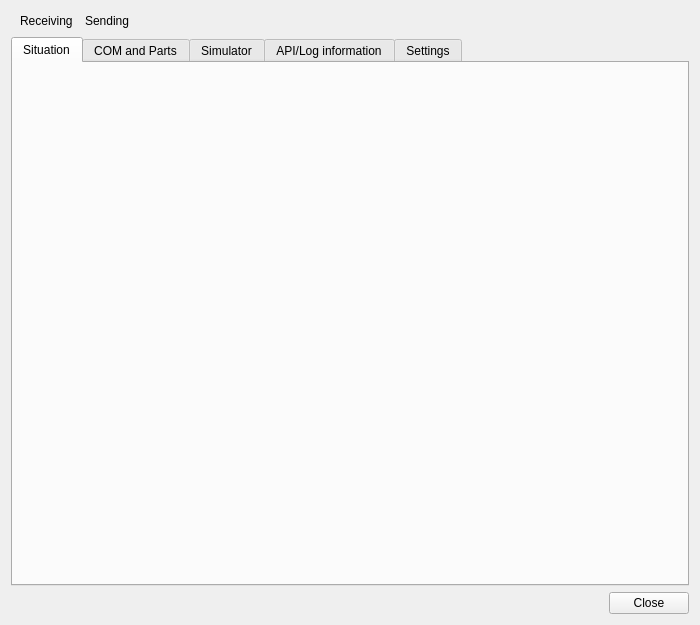
<?xml version="1.0" encoding="UTF-8"?>
<ui version="4.0">
 <class>CSimulatorEmulatedMonitorDialog</class>
 <widget class="QDialog" name="CSimulatorEmulatedMonitorDialog">
  <property name="geometry">
   <rect>
    <x>0</x>
    <y>0</y>
    <width>700</width>
    <height>625</height>
   </rect>
  </property>
  <property name="minimumSize">
   <size>
    <width>650</width>
    <height>625</height>
   </size>
  </property>
  <property name="windowTitle">
   <string>Emulated simulator monitor</string>
  </property>
  <layout class="QVBoxLayout" name="vl_Settings">
   <item>
    <widget class="QFrame" name="fr_LedHeader">
     <layout class="QHBoxLayout" name="hl_LedHeader">
      <property name="topMargin">
       <number>0</number>
      </property>
      <property name="bottomMargin">
       <number>0</number>
      </property>
      <item>
       <widget class="QLabel" name="lbl_Receiving">
        <property name="text">
         <string>Receiving</string>
        </property>
       </widget>
      </item>
      <item>
       <widget class="BlackGui::CLedWidget" name="led_Receiving" native="true"/>
      </item>
      <item>
       <widget class="QLabel" name="lbl_Sending">
        <property name="text">
         <string>Sending</string>
        </property>
       </widget>
      </item>
      <item>
       <widget class="BlackGui::CLedWidget" name="led_Sending" native="true"/>
      </item>
      <item>
       <spacer name="hs_LedHeader">
        <property name="orientation">
         <enum>Qt::Horizontal</enum>
        </property>
        <property name="sizeHint" stdset="0">
         <size>
          <width>40</width>
          <height>20</height>
         </size>
        </property>
       </spacer>
      </item>
     </layout>
    </widget>
   </item>
   <item>
    <widget class="QTabWidget" name="tw_SwiftMonitorDialog">
     <property name="currentIndex">
      <number>0</number>
     </property>
     <widget class="QWidget" name="tb_AircraftSituation">
      <attribute name="title">
       <string>Situation</string>
      </attribute>
      <layout class="QVBoxLayout" name="vl_Situation">
       <property name="leftMargin">
        <number>6</number>
       </property>
       <property name="topMargin">
        <number>6</number>
       </property>
       <property name="rightMargin">
        <number>6</number>
       </property>
       <property name="bottomMargin">
        <number>6</number>
       </property>
       <item alignment="Qt::AlignTop">
        <widget class="BlackGui::Editors::CSituationForm" name="editor_Situation">
         <property name="minimumSize">
          <size>
           <width>0</width>
           <height>100</height>
          </size>
         </property>
        </widget>
       </item>
      </layout>
     </widget>
     <widget class="QWidget" name="tb_ComParts">
      <attribute name="title">
       <string>COM and Parts</string>
      </attribute>
      <layout class="QGridLayout" name="gl_ComParts">
       <item row="2" column="0">
        <spacer name="vs_Com">
         <property name="orientation">
          <enum>Qt::Vertical</enum>
         </property>
         <property name="sizeHint" stdset="0">
          <size>
           <width>20</width>
           <height>40</height>
          </size>
         </property>
        </spacer>
       </item>
       <item row="0" column="0">
        <widget class="QGroupBox" name="gb_Com">
         <property name="title">
          <string>COM</string>
         </property>
         <layout class="QVBoxLayout" name="verticalLayout_4">
          <item>
           <widget class="BlackGui::Editors::CCockpitComForm" name="editor_Com">
            <property name="minimumSize">
             <size>
              <width>0</width>
              <height>75</height>
             </size>
            </property>
           </widget>
          </item>
         </layout>
        </widget>
       </item>
       <item row="0" column="1" rowspan="3">
        <widget class="QGroupBox" name="gb_Parts">
         <property name="title">
          <string>Parts</string>
         </property>
         <layout class="QVBoxLayout" name="vl_GroupBoxParts">
          <item>
           <widget class="BlackGui::Editors::CAircraftPartsForm" name="editor_AircraftParts">
            <property name="minimumSize">
             <size>
              <width>0</width>
              <height>125</height>
             </size>
            </property>
           </widget>
          </item>
         </layout>
        </widget>
       </item>
       <item row="1" column="0">
        <widget class="BlackGui::Components::CCockpitComTransmissionComponent" name="comp_ComTransmissions">
         <property name="minimumSize">
          <size>
           <width>0</width>
           <height>50</height>
          </size>
         </property>
        </widget>
       </item>
      </layout>
     </widget>
     <widget class="QWidget" name="tb_Simulator">
      <attribute name="title">
       <string>Simulator</string>
      </attribute>
      <layout class="QVBoxLayout" name="vl_Simulator">
       <item>
        <widget class="QGroupBox" name="gb_General">
         <property name="title">
          <string>General</string>
         </property>
         <layout class="QFormLayout" name="fl_General">
          <item row="0" column="0">
           <widget class="QLabel" name="lbl_SimulatorPlugin">
            <property name="text">
             <string>Simulator plugin:</string>
            </property>
           </widget>
          </item>
          <item row="0" column="1">
           <widget class="QLineEdit" name="le_SimulatorPlugin">
            <property name="readOnly">
             <bool>true</bool>
            </property>
           </widget>
          </item>
          <item row="1" column="0">
           <widget class="QLabel" name="lbl_Simulator">
            <property name="text">
             <string>Simulator:</string>
            </property>
           </widget>
          </item>
          <item row="1" column="1">
           <widget class="QLineEdit" name="le_Simulator">
            <property name="readOnly">
             <bool>true</bool>
            </property>
           </widget>
          </item>
          <item row="2" column="0">
           <widget class="QLabel" name="lbl_Status">
            <property name="text">
             <string>Status</string>
            </property>
           </widget>
          </item>
          <item row="2" column="1">
           <widget class="QFrame" name="fr_Status">
            <property name="frameShape">
             <enum>QFrame::StyledPanel</enum>
            </property>
            <property name="frameShadow">
             <enum>QFrame::Raised</enum>
            </property>
            <layout class="QHBoxLayout" name="hl_SimulatorStatus">
             <property name="leftMargin">
              <number>0</number>
             </property>
             <property name="topMargin">
              <number>0</number>
             </property>
             <property name="rightMargin">
              <number>0</number>
             </property>
             <property name="bottomMargin">
              <number>0</number>
             </property>
             <item>
              <widget class="QCheckBox" name="cb_Connected">
               <property name="text">
                <string>simulator connected?</string>
               </property>
              </widget>
             </item>
             <item>
              <widget class="QCheckBox" name="cb_Simulating">
               <property name="text">
                <string>simulator simulating?</string>
               </property>
              </widget>
             </item>
             <item>
              <widget class="QCheckBox" name="cb_Paused">
               <property name="text">
                <string>simulator paused?</string>
               </property>
              </widget>
             </item>
            </layout>
           </widget>
          </item>
         </layout>
        </widget>
       </item>
       <item>
        <widget class="QGroupBox" name="gb_Signals">
         <property name="title">
          <string>Signals</string>
         </property>
         <layout class="QVBoxLayout" name="verticalLayout_2">
          <item>
           <widget class="QWidget" name="wi_AddedFailed" native="true">
            <layout class="QHBoxLayout" name="hl_AddedFailed">
             <property name="leftMargin">
              <number>0</number>
             </property>
             <property name="topMargin">
              <number>0</number>
             </property>
             <property name="rightMargin">
              <number>0</number>
             </property>
             <property name="bottomMargin">
              <number>0</number>
             </property>
             <item>
              <widget class="BlackGui::Components::CCallsignCompleter" name="comp_CallsignCompleter">
               <property name="minimumSize">
                <size>
                 <width>125</width>
                 <height>0</height>
                </size>
               </property>
              </widget>
             </item>
             <item>
              <widget class="QCheckBox" name="cb_Failover">
               <property name="text">
                <string>failover</string>
               </property>
               <property name="checked">
                <bool>true</bool>
               </property>
              </widget>
             </item>
             <item>
              <spacer name="hs_AddedFailed">
               <property name="orientation">
                <enum>Qt::Horizontal</enum>
               </property>
               <property name="sizeHint" stdset="0">
                <size>
                 <width>40</width>
                 <height>20</height>
                </size>
               </property>
              </spacer>
             </item>
             <item alignment="Qt::AlignRight">
              <widget class="QPushButton" name="pb_EmitAddedFailed">
               <property name="text">
                <string>emit</string>
               </property>
              </widget>
             </item>
            </layout>
           </widget>
          </item>
         </layout>
        </widget>
       </item>
       <item>
        <widget class="QGroupBox" name="gb_Interpolator">
         <property name="title">
          <string>Interpolator</string>
         </property>
         <layout class="QGridLayout" name="gl_Interpolator">
          <item row="1" column="6">
           <widget class="QPushButton" name="pb_InterpolatorStartLog">
            <property name="text">
             <string> start log. </string>
            </property>
           </widget>
          </item>
          <item row="1" column="0">
           <widget class="QPushButton" name="pb_InterpolatorClearLog">
            <property name="text">
             <string> clear log </string>
            </property>
           </widget>
          </item>
          <item row="1" column="2">
           <widget class="QPushButton" name="pb_InterpolatorStopLog">
            <property name="text">
             <string> stop logging </string>
            </property>
           </widget>
          </item>
          <item row="1" column="1">
           <widget class="QPushButton" name="pb_InterpolatorWriteLog">
            <property name="text">
             <string> write log.file </string>
            </property>
           </widget>
          </item>
          <item row="1" column="3">
           <widget class="QPushButton" name="pb_InterpolatorShowLogs">
            <property name="text">
             <string> log.files </string>
            </property>
           </widget>
          </item>
          <item row="1" column="5">
           <widget class="BlackGui::Components::CCallsignCompleter" name="comp_LogInterpolatorCallsign">
            <property name="frameShape">
             <enum>QFrame::StyledPanel</enum>
            </property>
            <property name="frameShadow">
             <enum>QFrame::Raised</enum>
            </property>
           </widget>
          </item>
          <item row="0" column="2">
           <widget class="QPushButton" name="pb_InterpolatorFetch">
            <property name="text">
             <string>fetch</string>
            </property>
           </widget>
          </item>
          <item row="0" column="0" colspan="2">
           <widget class="QLineEdit" name="le_InterpolatorTimeMs">
            <property name="text">
             <string>40</string>
            </property>
            <property name="maxLength">
             <number>10</number>
            </property>
            <property name="placeholderText">
             <string>fetch time ms</string>
            </property>
           </widget>
          </item>
          <item row="0" column="3">
           <widget class="BlackGui::CLedWidget" name="led_Fetching" native="true"/>
          </item>
         </layout>
        </widget>
       </item>
       <item>
        <widget class="QGroupBox" name="gb_Messages">
         <property name="sizePolicy">
          <sizepolicy hsizetype="Preferred" vsizetype="Expanding">
           <horstretch>0</horstretch>
           <verstretch>0</verstretch>
          </sizepolicy>
         </property>
         <property name="title">
          <string>Messages (Text/Status messages)</string>
         </property>
         <layout class="QVBoxLayout" name="verticalLayout">
          <item>
           <widget class="QSplitter" name="splitter_Messages">
            <property name="orientation">
             <enum>Qt::Horizontal</enum>
            </property>
            <widget class="QPlainTextEdit" name="pte_TextMessages">
             <property name="whatsThis">
              <string>text messages</string>
             </property>
             <property name="documentTitle">
              <string>Received text messages</string>
             </property>
             <property name="readOnly">
              <bool>true</bool>
             </property>
             <property name="placeholderText">
              <string>text messages</string>
             </property>
            </widget>
            <widget class="QPlainTextEdit" name="pte_StatusMessages">
             <property name="whatsThis">
              <string>status messages</string>
             </property>
             <property name="documentTitle">
              <string>Received status messages</string>
             </property>
             <property name="readOnly">
              <bool>true</bool>
             </property>
             <property name="placeholderText">
              <string>status messages</string>
             </property>
            </widget>
           </widget>
          </item>
         </layout>
        </widget>
       </item>
      </layout>
     </widget>
     <widget class="QWidget" name="tb_LogMessages">
      <attribute name="title">
       <string>API/Log information</string>
      </attribute>
      <layout class="QVBoxLayout" name="vl_LogInformation">
       <item>
        <widget class="QGroupBox" name="gb_Statistics">
         <property name="title">
          <string>Statistics</string>
         </property>
         <layout class="QGridLayout" name="gl_Statistics">
          <item row="1" column="0">
           <widget class="QLabel" name="lbl_SituationAdded">
            <property name="text">
             <string>Situation added:</string>
            </property>
           </widget>
          </item>
          <item row="1" column="1">
           <widget class="QLineEdit" name="le_SituationAdded">
            <property name="readOnly">
             <bool>true</bool>
            </property>
           </widget>
          </item>
          <item row="1" column="3">
           <widget class="QLineEdit" name="le_PartsAdded">
            <property name="readOnly">
             <bool>true</bool>
            </property>
           </widget>
          </item>
          <item row="1" column="2">
           <widget class="QLabel" name="lbl_PartsAdded">
            <property name="text">
             <string>Parts added:</string>
            </property>
           </widget>
          </item>
          <item row="0" column="4">
           <widget class="QLabel" name="lbl_AircraftRendered">
            <property name="text">
             <string>Aircraft rendered:</string>
            </property>
           </widget>
          </item>
          <item row="0" column="8">
           <widget class="QLineEdit" name="le_AircraftRendered">
            <property name="readOnly">
             <bool>true</bool>
            </property>
           </widget>
          </item>
          <item row="0" column="0">
           <widget class="QLabel" name="lbl_PhysicallyAddedAircraft">
            <property name="text">
             <string>Phy.added aircraft:</string>
            </property>
           </widget>
          </item>
          <item row="0" column="1">
           <widget class="QLineEdit" name="le_PhysicallyAddedAircraft">
            <property name="readOnly">
             <bool>true</bool>
            </property>
           </widget>
          </item>
          <item row="0" column="3">
           <widget class="QLineEdit" name="le_PhysicallyRemovedAircraft">
            <property name="readOnly">
             <bool>true</bool>
            </property>
           </widget>
          </item>
          <item row="0" column="9">
           <widget class="QPushButton" name="pb_ResetStatistics">
            <property name="text">
             <string>reset</string>
            </property>
           </widget>
          </item>
          <item row="0" column="2">
           <widget class="QLabel" name="lbl_PhysicallyRemovedAircraft">
            <property name="text">
             <string>Phy.removed aircraft:</string>
            </property>
           </widget>
          </item>
          <item row="1" column="8">
           <widget class="QLineEdit" name="le_PartsEnabledAircraft">
            <property name="readOnly">
             <bool>true</bool>
            </property>
           </widget>
          </item>
          <item row="1" column="4">
           <widget class="QLabel" name="lbl_PartsEnabledAircraft">
            <property name="text">
             <string>Parts enabled:</string>
            </property>
           </widget>
          </item>
         </layout>
        </widget>
       </item>
       <item>
        <widget class="QGroupBox" name="gb_AutoPublish">
         <property name="title">
          <string>Auto publish</string>
         </property>
         <layout class="QVBoxLayout" name="verticalLayout_5">
          <item alignment="Qt::AlignRight">
           <widget class="QPushButton" name="pb_AddAutoPublishData">
            <property name="text">
             <string>add</string>
            </property>
           </widget>
          </item>
         </layout>
        </widget>
       </item>
       <item>
        <widget class="QGroupBox" name="gb_LogMessages">
         <property name="sizePolicy">
          <sizepolicy hsizetype="Preferred" vsizetype="MinimumExpanding">
           <horstretch>0</horstretch>
           <verstretch>0</verstretch>
          </sizepolicy>
         </property>
         <property name="title">
          <string>Simulator API calls</string>
         </property>
         <layout class="QVBoxLayout" name="vl_GroupBoxLogMessages">
          <item>
           <widget class="QScrollArea" name="sa_LogMessages">
            <property name="widgetResizable">
             <bool>true</bool>
            </property>
            <widget class="QWidget" name="sa_LogMEssagesWidget">
             <property name="geometry">
              <rect>
               <x>0</x>
               <y>0</y>
               <width>646</width>
               <height>344</height>
              </rect>
             </property>
             <layout class="QVBoxLayout" name="vl_LogMessagesScrollArea">
              <item>
               <widget class="BlackGui::Components::CLogComponent" name="comp_LogComponent">
                <property name="minimumSize">
                 <size>
                  <width>0</width>
                  <height>325</height>
                 </size>
                </property>
               </widget>
              </item>
             </layout>
            </widget>
           </widget>
          </item>
         </layout>
        </widget>
       </item>
      </layout>
     </widget>
     <widget class="QWidget" name="tb_Settings">
      <attribute name="title">
       <string>Settings</string>
      </attribute>
      <layout class="QVBoxLayout" name="verticalLayout_3">
       <item>
        <widget class="QGroupBox" name="gb_Settings">
         <property name="title">
          <string>Simulator settings</string>
         </property>
         <layout class="QVBoxLayout" name="vl_GroupBoxSettings">
          <item>
           <widget class="BlackGui::Components::CSettingsSwiftPlugin" name="comp_Settings"/>
          </item>
         </layout>
        </widget>
       </item>
      </layout>
     </widget>
    </widget>
   </item>
   <item>
    <widget class="QDialogButtonBox" name="bb_SwiftMonitorDialog">
     <property name="orientation">
      <enum>Qt::Horizontal</enum>
     </property>
     <property name="standardButtons">
      <set>QDialogButtonBox::Close</set>
     </property>
    </widget>
   </item>
  </layout>
 </widget>
 <customwidgets>
  <customwidget>
   <class>BlackGui::Components::CSettingsSwiftPlugin</class>
   <extends>QFrame</extends>
   <header>blackgui/components/settingsswiftplugin.h</header>
   <container>1</container>
  </customwidget>
  <customwidget>
   <class>BlackGui::Components::CLogComponent</class>
   <extends>QFrame</extends>
   <header>blackgui/components/logcomponent.h</header>
   <container>1</container>
  </customwidget>
  <customwidget>
   <class>BlackGui::Editors::CSituationForm</class>
   <extends>QFrame</extends>
   <header>blackgui/editors/situationform.h</header>
   <container>1</container>
  </customwidget>
  <customwidget>
   <class>BlackGui::Editors::CAircraftPartsForm</class>
   <extends>QFrame</extends>
   <header>blackgui/editors/aircraftpartsform.h</header>
   <container>1</container>
  </customwidget>
  <customwidget>
   <class>BlackGui::Editors::CCockpitComForm</class>
   <extends>QFrame</extends>
   <header>blackgui/editors/cockpitcomform.h</header>
   <container>1</container>
  </customwidget>
  <customwidget>
   <class>BlackGui::CLedWidget</class>
   <extends>QWidget</extends>
   <header>blackgui/led.h</header>
   <container>1</container>
  </customwidget>
  <customwidget>
   <class>BlackGui::Components::CCallsignCompleter</class>
   <extends>QFrame</extends>
   <header>blackgui/components/callsigncompleter.h</header>
   <container>1</container>
  </customwidget>
  <customwidget>
   <class>BlackGui::Components::CCockpitComTransmissionComponent</class>
   <extends>QFrame</extends>
   <header>blackgui/components/cockpitcomtransmissioncomponent.h</header>
   <container>1</container>
  </customwidget>
 </customwidgets>
 <tabstops>
  <tabstop>tw_SwiftMonitorDialog</tabstop>
  <tabstop>le_SimulatorPlugin</tabstop>
  <tabstop>le_Simulator</tabstop>
  <tabstop>cb_Connected</tabstop>
  <tabstop>cb_Simulating</tabstop>
  <tabstop>cb_Paused</tabstop>
  <tabstop>cb_Failover</tabstop>
  <tabstop>pb_EmitAddedFailed</tabstop>
  <tabstop>le_InterpolatorTimeMs</tabstop>
  <tabstop>pb_InterpolatorFetch</tabstop>
  <tabstop>pb_InterpolatorClearLog</tabstop>
  <tabstop>pb_InterpolatorWriteLog</tabstop>
  <tabstop>pb_InterpolatorStopLog</tabstop>
  <tabstop>pb_InterpolatorShowLogs</tabstop>
  <tabstop>pb_InterpolatorStartLog</tabstop>
  <tabstop>pte_TextMessages</tabstop>
  <tabstop>pte_StatusMessages</tabstop>
  <tabstop>le_PhysicallyAddedAircraft</tabstop>
  <tabstop>le_PhysicallyRemovedAircraft</tabstop>
  <tabstop>le_AircraftRendered</tabstop>
  <tabstop>pb_ResetStatistics</tabstop>
  <tabstop>le_SituationAdded</tabstop>
  <tabstop>le_PartsAdded</tabstop>
  <tabstop>le_PartsEnabledAircraft</tabstop>
  <tabstop>pb_AddAutoPublishData</tabstop>
  <tabstop>sa_LogMessages</tabstop>
 </tabstops>
 <resources/>
 <connections>
  <connection>
   <sender>bb_SwiftMonitorDialog</sender>
   <signal>accepted()</signal>
   <receiver>CSimulatorEmulatedMonitorDialog</receiver>
   <slot>accept()</slot>
   <hints>
    <hint type="sourcelabel">
     <x>255</x>
     <y>585</y>
    </hint>
    <hint type="destinationlabel">
     <x>157</x>
     <y>274</y>
    </hint>
   </hints>
  </connection>
  <connection>
   <sender>bb_SwiftMonitorDialog</sender>
   <signal>rejected()</signal>
   <receiver>CSimulatorEmulatedMonitorDialog</receiver>
   <slot>reject()</slot>
   <hints>
    <hint type="sourcelabel">
     <x>323</x>
     <y>585</y>
    </hint>
    <hint type="destinationlabel">
     <x>286</x>
     <y>274</y>
    </hint>
   </hints>
  </connection>
 </connections>
</ui>
